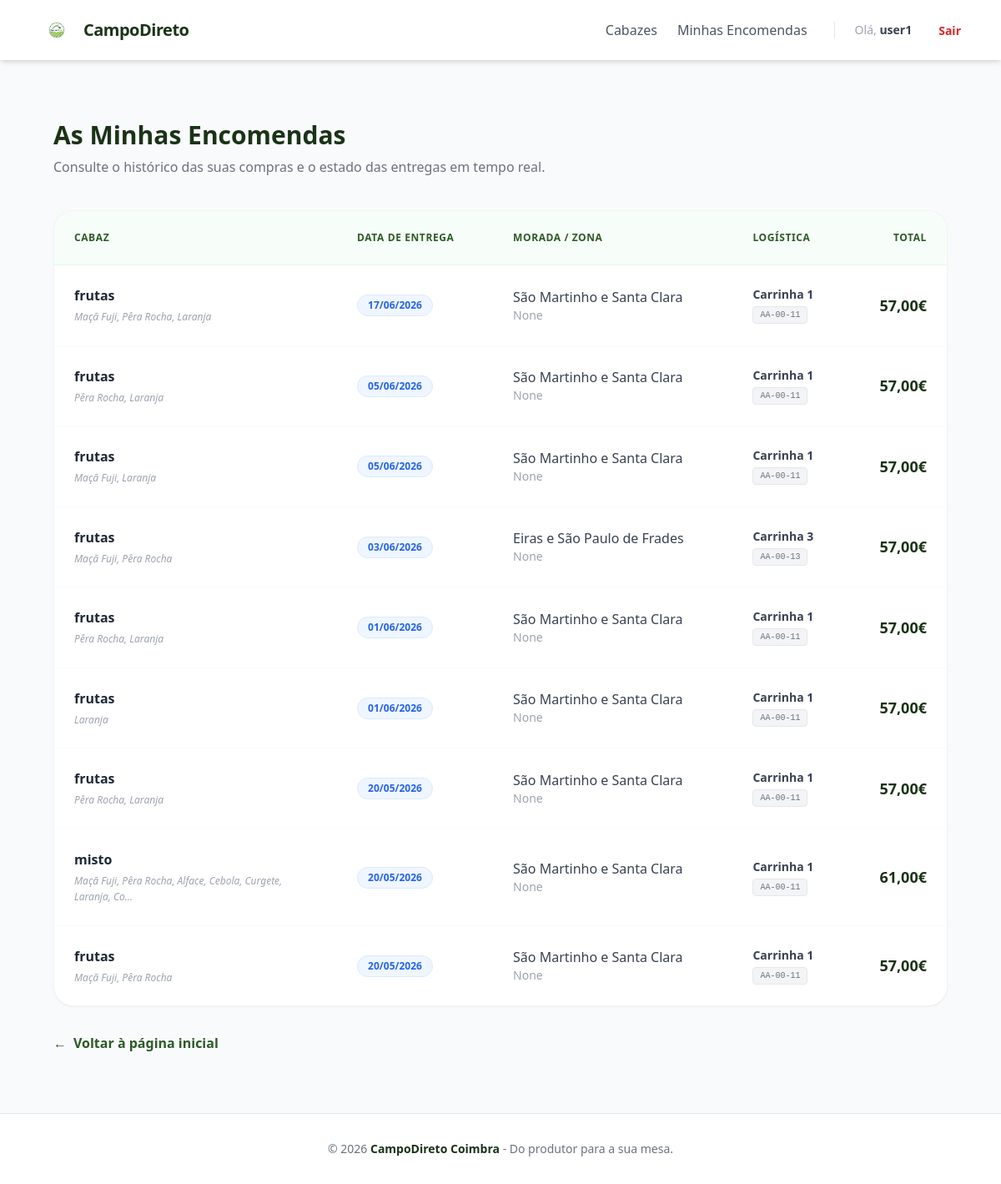
Page /orders/historico/ (signed in) on the committed database.
### users/models.py (models this page shows, shortened)
class CustomUser(AbstractUser):
    user_type = models.CharField(max_length=10, choices=USER_TYPES, default="client")
    company_name = models.CharField(max_length=100, blank=True, null=True)
    address = models.CharField(max_length=200, blank=True, null=True)

### orders/models.py (models this page shows, shortened)
class OrderItem(models.Model):
    order = models.ForeignKey(Order, related_name="items", on_delete=models.CASCADE)
    cabaz = models.ForeignKey(Cabaz, on_delete=models.CASCADE)
    quantity = models.IntegerField(default=1)
    price = models.DecimalField(max_digits=10, decimal_places=2)
    selected_products = models.TextField(blank=True, null=True)

class Order(models.Model):
    customer = models.ForeignKey(CustomUser, on_delete=models.CASCADE)
    order_date = models.DateTimeField(auto_now_add=True)
    delivery_date = models.DateField()
    address_detail = models.CharField(
        max_length=255, verbose_name="Morada (Rua, Nº, Andar) "
    )
    zip_code = models.CharField(max_length=10, blank=True, null=True)
    zone = models.ForeignKey(Zone, on_delete=models.SET_NULL, null=True)
    vehicle = models.ForeignKey(
        Vehicle, on_delete=models.SET_NULL, null=True, blank=True
    )
    driver = models.ForeignKey(Driver, on_delete=models.SET_NULL, null=True, blank=True)
    status = models.CharField(max_length=20, choices=ORDER_STATUS, default="pendente")
    total_price = models.DecimalField(max_digits=10, decimal_places=2, default=0.00)

### cabazes/models.py (models this page shows, shortened)
class Cabaz(models.Model):
    name = models.CharField(max_length=50, choices=CABAZ_TYPES)
    price = models.DecimalField(max_digits=6, decimal_places=2)
    weight = models.DecimalField(max_digits=6, decimal_places=2)
    description = models.TextField()
    image = models.ImageField(upload_to="cabazes_images/", blank=True, null=True)
    products = models.ManyToManyField(Product, blank=True)

### logistics/models.py (models this page shows, shortened)
class Zone(models.Model):
    name = models.CharField(max_length=100)

class Vehicle(models.Model):
    name = models.CharField(max_length=100)
    license_plate = models.CharField(max_length=20)
    zone = models.ForeignKey(Zone, on_delete=models.CASCADE)

### orders/views.py (the view)
# urls.py: path("historico/", views.historico_encomendas, name="historico_encomendas"),
@login_required
def historico_encomendas(request):
    encomendas = Order.objects.filter(customer=request.user).order_by("-delivery_date")
    return render(request, "orders/historico.html", {"encomendas": encomendas})

### templates/orders/historico.html (shortened to what this page needs)
{% extends 'base.html' %} {% block content %}
<div class="max-w-6xl mx-auto px-4 py-8">
  <div class="mb-10">
    <h1 class="text-3xl font-bold text-primary mb-2">As Minhas Encomendas</h1>
    <p class="text-gray-500">
      Consulte o histórico das suas compras e o estado das entregas em tempo
      real.
    </p>
  </div>
  {% if encomendas %}
  <div
    class="bg-white rounded-3xl shadow-sm border border-gray-100 overflow-hidden"
  >
    <div class="overflow-x-auto">
      <table class="w-full text-left border-collapse">
        <thead>
          <tr class="bg-green-50/50 text-secondary border-b border-green-100">
            <th class="p-6 font-bold uppercase text-xs tracking-wider">
              Cabaz
            </th>
            <th class="p-6 font-bold uppercase text-xs tracking-wider">
              Data de Entrega
            </th>
            <th class="p-6 font-bold uppercase text-xs tracking-wider">
              Morada / Zona
            </th>
            <th class="p-6 font-bold uppercase text-xs tracking-wider">
              Logística
            </th>
            <th
              class="p-6 font-bold uppercase text-xs tracking-wider text-right"
            >
              Total
            </th>
          </tr>
        </thead>
        <tbody class="divide-y divide-gray-50">
          {% for order in encomendas %}
          <tr class="hover:bg-gray-50/80 transition-colors group">
            <td class="p-6">
              {% for item in order.items.all %}
              <div class="mb-3 last:mb-0">
                <div class="font-bold text-gray-800">{{ item.cabaz.name }}</div>
                <div
                  class="text-xs text-gray-400 italic mt-1 max-w-[250px] leading-relaxed"
                >
                  {{ item.selected_products|truncatechars:60 }}
                </div>
              </div>
              {% empty %}
              <span class="text-gray-300 italic text-sm"
                >Sem itens registrados</span
              >
              {% endfor %}
            </td>
            <td class="p-6">
              <span
                class="inline-flex items-center px-3 py-1 rounded-full text-xs font-bold bg-blue-50 text-blue-600 border border-blue-100"
              >
                {{ order.delivery_date|date:"d/m/Y" }}
              </span>
            </td>
            <td class="p-6 text-gray-600">
              <div class="font-medium text-gray-700">{{ order.zone.name }}</div>
              <div class="text-sm text-gray-400">{{ order.zip_code }}</div>
            </td>
            <td class="p-6">
              <div class="flex flex-col gap-1">
                <span class="text-sm font-bold text-gray-700"
                  >{{ order.vehicle.name }}</span
                >
                <div class="flex items-center gap-2">
                  <span
                    class="text-[10px] font-mono bg-gray-100 text-gray-500 px-2 py-0.5 rounded border border-gray-200 uppercase"
                  >
                    {{ order.vehicle.license_plate }}
                  </span>
                </div>
              </div>
            </td>
            <td class="p-6 text-right">
              <span class="text-lg font-black text-primary">
                {{ order.total_price }}€
              </span>
            </td>
          </tr>
          {% endfor %}
        </tbody>
      </table>
    </div>
  </div>
  {% endif %}
  <div class="mt-8">
    <a
      href="/"
      class="inline-flex items-center text-secondary font-bold hover:gap-2 transition-all"
    >
      <span class="mr-2">←</span> Voltar à página inicial
    </a>
  </div>
</div>
{% endblock %}

### templates/base.html (shortened to what this page needs)
{% load static %}
<!doctype html>
<html lang="pt">
  <head>
    <script src="https://cdn.tailwindcss.com"></script>
  </head>
  <body class="bg-gray-50 text-gray-800 flex flex-col min-h-screen">
    <nav
      class="bg-white shadow-md py-4 px-6 md:px-12 flex justify-between items-center sticky top-0 z-50"
    >
      <a href="/" class="flex items-center gap-3 no-underline">
        <img
          src="{% static 'images/logo.png' %}"
          alt="Logo"
          class="h-10 w-auto"
        />
        <span class="text-primary font-bold text-xl tracking-tight"
          >CampoDireto</span
        >
      </a>
      <div class="flex items-center gap-6">
        <a
          href="{% url 'lista_cabazes' %}"
          class="text-gray-600 hover:text-primary font-medium transition"
          >Cabazes</a
        >
        {% if user.is_authenticated %}
        <a
          href="/orders/historico/"
          class="text-gray-600 hover:text-primary font-medium transition"
          >Minhas Encomendas</a
        >
        <span class="hidden md:inline text-gray-400 text-sm border-l pl-6 ml-2">
          Olá, <span class="font-bold text-gray-700">{{ user.username }}</span>
        </span>
        <form action="{% url 'logout' %}" method="post" class="inline">
          <button
            type="submit"
            class="text-red-600 hover:text-red-800 text-sm font-semibold ml-2 transition"
          >
            Sair
          </button>
        </form>
        {% endif %}
      </div>
    </nav>
    <main class="container mx-auto px-6 py-10 flex-grow max-w-6xl">
      {% block content %}{% endblock %}
    </main>
    <footer class="bg-white border-t py-8 text-center text-gray-500 text-sm">
      &copy; 2026
      <span class="text-primary font-semibold">CampoDireto Coimbra</span> - Do
      produtor para a sua mesa.
    </footer>
  </body>
</html>

### rows in the picture
CustomUser: username "user1"
Order: delivery_date "17/06/2026", zone.name "São Martinho e Santa Clara", zip_code "None", vehicle.name "Carrinha 1", vehicle.license_plate "AA-00-11", total_price "57,00"
OrderItem: cabaz.name "frutas", selected_products "Maçã Fuji, Pêra Rocha, Laranja"
Order: delivery_date "05/06/2026", zone.name "São Martinho e Santa Clara", zip_code "None", vehicle.name "Carrinha 1", vehicle.license_plate "AA-00-11", total_price "57,00"
OrderItem: cabaz.name "frutas", selected_products "Pêra Rocha, Laranja"
Order: delivery_date "05/06/2026", zone.name "São Martinho e Santa Clara", zip_code "None", vehicle.name "Carrinha 1", vehicle.license_plate "AA-00-11", total_price "57,00"
OrderItem: cabaz.name "frutas", selected_products "Maçã Fuji, Laranja"
Order: delivery_date "03/06/2026", zone.name "Eiras e São Paulo de Frades", zip_code "None", vehicle.name "Carrinha 3", vehicle.license_plate "AA-00-13", total_price "57,00"
OrderItem: cabaz.name "frutas", selected_products "Maçã Fuji, Pêra Rocha"
Order: delivery_date "01/06/2026", zone.name "São Martinho e Santa Clara", zip_code "None", vehicle.name "Carrinha 1", vehicle.license_plate "AA-00-11", total_price "57,00"
OrderItem: cabaz.name "frutas", selected_products "Pêra Rocha, Laranja"
Order: delivery_date "01/06/2026", zone.name "São Martinho e Santa Clara", zip_code "None", vehicle.name "Carrinha 1", vehicle.license_plate "AA-00-11", total_price "57,00"
OrderItem: cabaz.name "frutas", selected_products "Laranja"
Order: delivery_date "20/05/2026", zone.name "São Martinho e Santa Clara", zip_code "None", vehicle.name "Carrinha 1", vehicle.license_plate "AA-00-11", total_price "57,00"
OrderItem: cabaz.name "frutas", selected_products "Pêra Rocha, Laranja"
Order: delivery_date "20/05/2026", zone.name "São Martinho e Santa Clara", zip_code "None", vehicle.name "Carrinha 1", vehicle.license_plate "AA-00-11", total_price "61,00"
OrderItem: cabaz.name "misto", selected_products "Maçã Fuji, Pêra Rocha, Alface, Cebola, Curgete, Laranja, Co…"
Order: delivery_date "20/05/2026", zone.name "São Martinho e Santa Clara", zip_code "None", vehicle.name "Carrinha 1", vehicle.license_plate "AA-00-11", total_price "57,00"
OrderItem: cabaz.name "frutas", selected_products "Maçã Fuji, Pêra Rocha"
